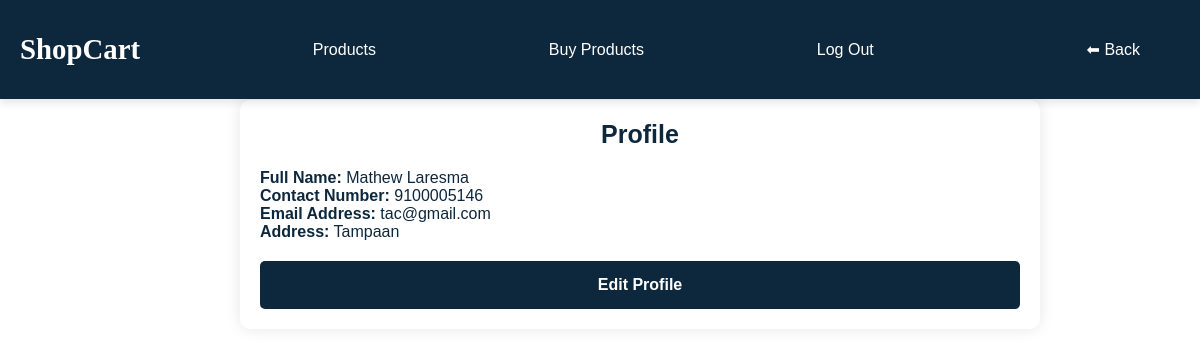
The app's page /Seller/seller_profile.php (signed in) with its own data.
### tables this page shows
CREATE TABLE `sellers` (
  `seller_id` int(11) NOT NULL,
  `first_name` varchar(50) NOT NULL,
  `last_name` varchar(50) NOT NULL,
  `email` varchar(30) NOT NULL,
  `password` varchar(255) NOT NULL,
  `contact_number` varchar(12) NOT NULL,
  `address` varchar(200) NOT NULL
);

### Classes/Seller.php (called while the page is built, shortened)
<?php
class Seller extends User {
    private $db;
    private $seller_id;
    public function __construct($db, $seller_id = 0) {
        $this->db = $db;
        $this->seller_id = $seller_id;
    }
    public function getProfileDetails() {
        $query = "SELECT first_name, last_name, contact_number, email, address FROM sellers WHERE seller_id = ?";
        $stmt = mysqli_prepare($this->db, $query);
        mysqli_stmt_bind_param($stmt, "i", $this->seller_id);
        mysqli_stmt_execute($stmt);
        mysqli_stmt_bind_result($stmt, $first_name, $last_name, $contact_number, $email, $address);
        return [
            'name' => htmlspecialchars($first_name) . ' ' . htmlspecialchars($last_name),
            'contact_number' => htmlspecialchars($contact_number),
            'email' => htmlspecialchars($email),
            'address' => htmlspecialchars($address),
        ];
    }
    public function isProfileComplete($profileDetails) {
        return $profileDetails['name'] && $profileDetails['contact_number'] && $profileDetails['email'] && $profileDetails['address'];
    }
}

### Seller/seller_profile.php (the view, shortened to what this page needs)
<?php
require_once __DIR__ . "/../Classes/Seller.php";
$seller_id = $_SESSION['seller_id'];
$seller = new Seller($connect, $seller_id);
$sellerDetails = $seller->getProfileDetails();
$seller->displayProfileDetails($sellerDetails);
$is_profile_complete = $sellerDetails !== null && $seller->isProfileComplete($sellerDetails);
?>
<!DOCTYPE html>
<html lang="en">
<head>
   <link rel="stylesheet" href="https://cdnjs.cloudflare.com/ajax/libs/font-awesome/6.0.0/css/all.min.css">
   <link rel="stylesheet" href="../css/profile.css">
</head>
<body>
<div class="topnav">
    <h1><span>ShopCart</span></h1>
    <a href="seller_page.php">Products</a>
    <a href="../Buyer/buyer_page.php">Buy Products</a>
    <a href="../log_out.php" name="log_out">Log Out</a>
<div style="margin: 20px;">
    <?php
    if (isset($_SERVER['HTTP_REFERER'])) {
        $previousPage = $_SERVER['HTTP_REFERER'];
        echo '<a href="' . htmlspecialchars($previousPage) . '" class="back-button">⬅ Back</a>';
    } else {
        echo '<a href="#" class="back-button disabled">⬅ Back</a>';
    }
    ?>
</div>
</div>
<?php if (!$is_profile_complete): ?>
    <?php
    header("Location: edit_seller_profile.php");
    exit();
    ?>
<?php else: ?>
    <div class="container">
    <div class="profile-details">
        <center><div class="heading">Profile</div></center>
        <p><strong>Full Name:</strong> <?= htmlspecialchars($sellerDetails['name']) ?></p>
        <p><strong>Contact Number:</strong> <?= htmlspecialchars($sellerDetails['contact_number']) ?></p>
        <p><strong>Email Address:</strong> <?= htmlspecialchars($sellerDetails['email']) ?></p>
        <p><strong>Address:</strong> <?= htmlspecialchars($sellerDetails['address']) ?></p>
    </div>
    <div style="margin-top: 20px;">
        <a href="edit_seller_profile.php" class="btn">Edit Profile</a>
    </div>
    </div>
<?php endif; ?>
</body>
</html>

### css/profile.css (style rules this page uses)
* { margin: 0; padding: 0; box-sizing: border-box; font-family: 'Arial', sans-serif; }
body { animation: transitionIn 1s; background-image: linear-gradientrgba(255, 255, 255, 0.75); background-size: cover; width: 90%; background-attachment: fixed; height: 100vh; margin: 100px 100px; }
.topnav { background-color: #0d273d; color: #fff; display: flex; justify-content: space-between; align-items: center; width: 100%; box-shadow: 0px 4px 8px rgba(0, 0, 0, 0.1); position: fixed; z-index: 1000; padding: 10px 20px; top: 0; left: 0; margin: 0; }
.topnav h1 { font-size: 1.8rem; margin: 10px 0; }
.topnav h1 span { color: #ffffff; font-weight: bold; font-family: Georgia, 'Times New Roman', Times, serif; margin: 10px 0; }
.topnav a { color: #fff; margin-left: 20px; text-decoration: none; font-size: 1rem; }
.back-button { padding: 10px 20px; background-color: #0d273d; color: white; text-decoration: none; font-size: 16px; border-radius: 5px; font-family: Arial, sans-serif; display: inline-block; cursor: pointer; }
.container { max-width: 800px; width: 100%; margin: 20px auto; padding: 20px; background-color: white; border-radius: 10px; box-shadow: 0 0 15px rgba(0, 0, 0, 0.1); }
.heading { display: inline-block; margin-bottom: 20px; font-size: 25px; color: #0d273d; font-weight: bold; }
p { color: #0d273d; }
.btn { display: inline-block; width: 100%; padding: 15px; background-color: #0d273d; color: white; border: none; border-radius: 5px; font-size: 1rem; font-weight: bold; cursor: pointer; transition: background-color 0.3s; text-align: center; text-decoration: none; }

### records on screen
sellers: contact_number "9100005146", email "tac@gmail.com", address "Tampaan"

### other values on screen
$sellerDetails['name'] "Mathew Laresma"
